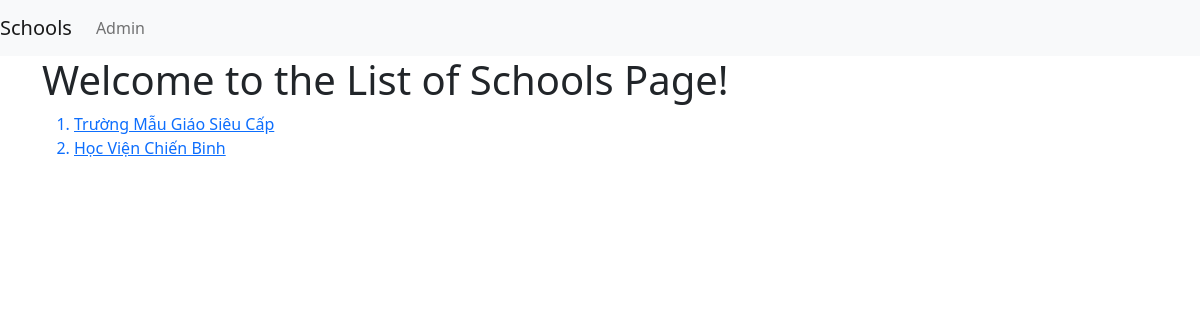
The app's page /basic_app/, older data.
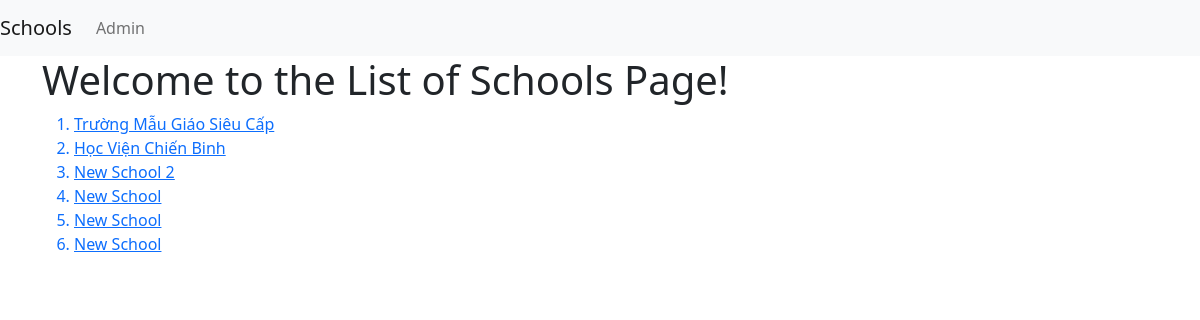
The same page, newer data.
### basic_app/models.py (models this page shows, shortened)
class School(models.Model):
    name = models.CharField(max_length=256)
    principal = models.CharField(max_length=256)
    location = models.CharField(max_length=256)

### basic_app/views.py (the view)
class SchoolListView(ListView):
    context_object_name = 'schools' # instead of school_list => schools is the name of list
    model = models.School
    template_name = 'basic_app/school_list.html'

### basic_app/templates/basic_app/school_list.html
{% extends "basic_app/basic_app_base.html" %} {% block body_block %}
<div class="jumbotron">
  <h1>Welcome to the List of Schools Page!</h1>
  <ol>
    {% for school in schools%}
    <a href="{{school.id}}"><li>{{school.name}}</li></a>
    {% endfor %}
  </ol>
</div>
{% endblock %}

### basic_app/templates/basic_app/basic_app_base.html (shortened to what this page needs)
<!DOCTYPE html>
<html lang="en">
  <head>
    <link
      href="https://cdn.jsdelivr.net/npm/bootstrap@5.0.2/dist/css/bootstrap.min.css"
      rel="stylesheet"
    />
  </head>
  <body>
    <nav class="navbar navbar-expand-lg navbar-light bg-light">
      <div class="navbar-nav">
        <a class="navbar-brand" href="{% url 'basic_app:list' %}">Schools</a>
        <a class="nav-item nav-link" href="{% url 'admin:index' %}">Admin</a>
      </div>
    </nav>
    <div class="container">{% block body_block %} {% endblock %}</div>
  </body>
</html>

Row changes from the older to the newer data that the page shows:
added School: name "New School 2"
added School: name "New School"
added School: name "New School"
added School: name "New School"
